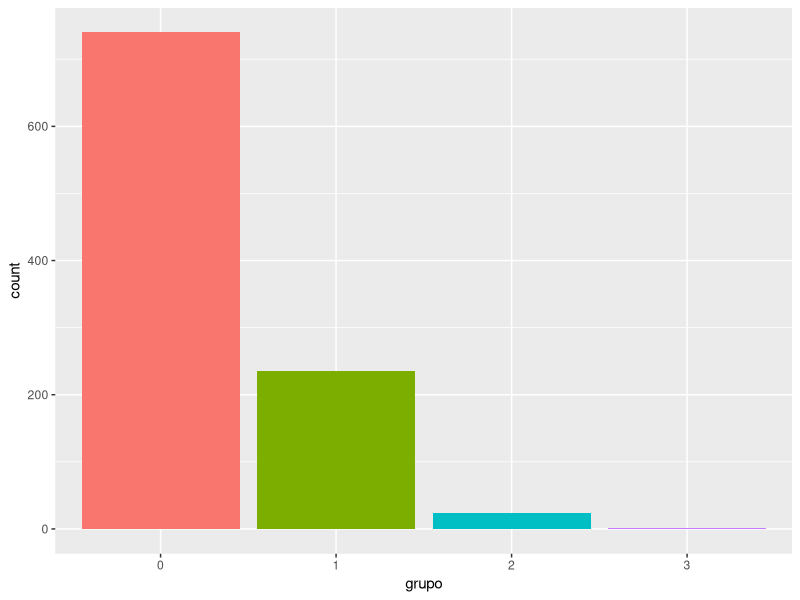
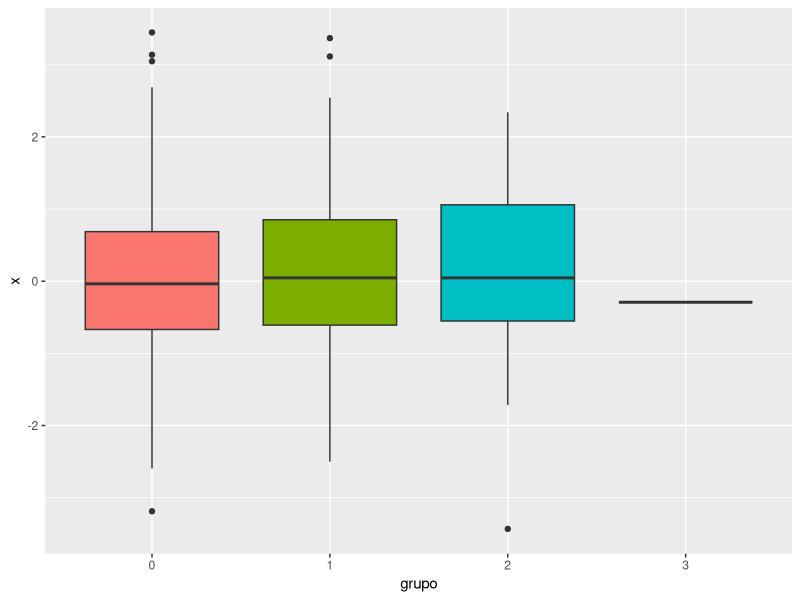

The R script that drew these images, in order:
## ---- chunk 1
library(tidyverse)
x=rnorm(1000)
y=rbinom(1000,3,prob=0.1)
datos=tibble(x,grupo=factor(y))
## ---- chunk 2
ggplot(datos,aes(grupo))+
  geom_bar(aes(fill=grupo))+
  theme(legend.position = "none")
## ---- chunk 3
ggplot(datos,aes(grupo,x))+
  geom_boxplot(aes(fill=grupo))+
  #coord_flip()+
  theme(legend.position = "none")
